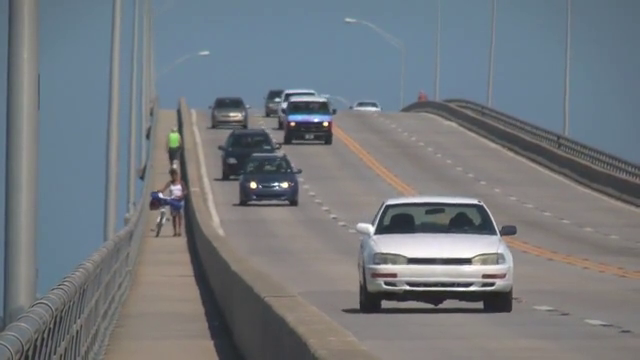
#> input picture frame 91 of Day 16/slow_traffic_small.mp4, 640 x 360 px, given in place of running.mp4, which was not available
$ jupyter execute --allow-errors 'Video Processing Day 1.ipynb'   (older library calls are emulated)   (text cells are left out)
#> lines starting #> are read from the running program, lines starting #| are printed output that depends on the picture; pictures that were not available may be replaced by others from this repository, and a replacement may not be noted
[cell 1]
import cv2

[cell 2]
cap = cv2.VideoCapture("running.mp4")

[cell 3]
cap = cv2.VideoCapture(0) # system cam

[cell 4]
cap = cv2.VideoCapture("running.mp4")
if cap.isOpened():
    print("video is succefully")
else:
    print("unable to open the video")

[cell 5]
# ret , frame = cap.read()
# ret  => True / False
# frame => actual video frame

cap = cv2.VideoCapture("running.mp4")
ret , frame = cap.read()
#> frame is the input picture: shape (360, 640, 3); mean B, G, R 126.6, 121.2, 115.7

if ret:
    cv2.imshow("First Frame", frame)
    cv2.waitKey(0)

cap.release()
cv2.destroyAllWindows()

[cell 6]
cap.release() # release => mem/ video file

[cell 7]
import cv2
cap = cv2.VideoCapture("running.mp4")

fps = cap.get(cv2.CAP_PROP_FPS)
fram_hei = cap.get(cv2.CAP_PROP_FRAME_HEIGHT)
fram_widt = cap.get(cv2.CAP_PROP_FRAME_WIDTH)
frame_Count = cap.get(cv2.CAP_PROP_FRAME_COUNT)

print("FPS: ", fps)
print("Frame Height: ", fram_hei)
print("Frame width: ", fram_widt)
print("Total Frame count: ", frame_Count)

cap.release()

[cell 8]
# CAP_PROP_POS_FRAMES
import cv2
cap = cv2.VideoCapture("running.mp4")
cap.set(cv2.CAP_PROP_POS_FRAMES, 100)
ret, frame = cap.read()
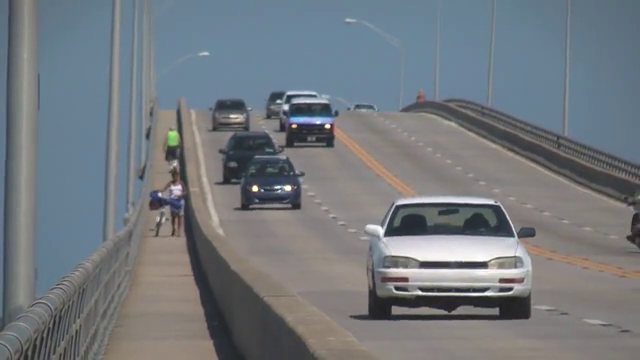
#> input picture frame 100 of Day 16/slow_traffic_small.mp4, 640 x 360 px, given in place of running.mp4, which was not available
#> frame is the input picture: shape (360, 640, 3); mean B, G, R 126.1, 120.8, 115.1

if ret:
    cv2.imshow("1000 Frame", frame)
    cv2.waitKey(0)

cap.release()
cv2.destroyAllWindows()

[cell 9]
#CAP_PROP_POS_MSEC
import cv2
cap = cv2.VideoCapture("running.mp4")
cap.set(cv2.CAP_PROP_POS_MSEC, 5000)
ret, frame = cap.read()
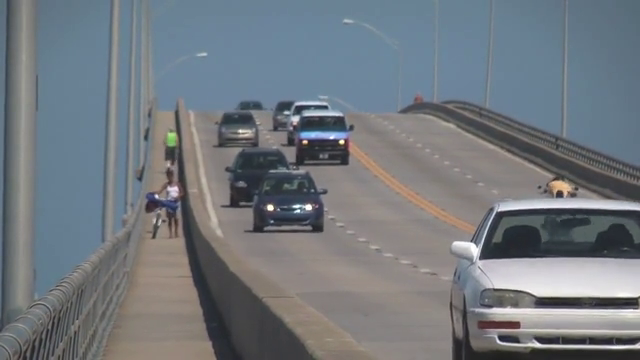
#> input picture frame 150 of Day 16/slow_traffic_small.mp4, 640 x 360 px, given in place of running.mp4, which was not available
#> frame is the input picture: shape (360, 640, 3); mean B, G, R 126.6, 120.6, 114.4

if ret:
    cv2.imshow("after 5 msec Frame", frame)
    cv2.waitKey(0)

cap.release()
cv2.destroyAllWindows()

#> (a cell that did not finish here is left out)

[cell 11]
# [14 lines of commented-out code are left out]

[cell 12]
import cv2
cap = cv2.VideoCapture("running.mp4")

if not cap.isOpened():
    print("unable to open")
    exit()
while True:
    ret, frame = cap.read()
    if not ret:
        break
    cv2.imshow("Video", frame)
    if cv2.waitKey(25) & 0xFF ==ord("q"):
#> (key q is pressed here)
        break
cap.release()
cv2.destroyAllWindows()

[cell 13]
cap.release()
cv2.destroyAllWindows()

# at end

[cell 14]
import cv2
cap = cv2.VideoCapture("running.mp4") # 1

if not cap.isOpened(): #2
    print("unable to open")
    exit()
while True:
    ret, frame = cap.read() #3
    if not ret:
        break
    cv2.imshow("Video", frame)  # 7
    if cv2.waitKey(25) & 0xFF ==ord("q"):  # 8
#> (key q is pressed here)

$ run again, starting later in the video
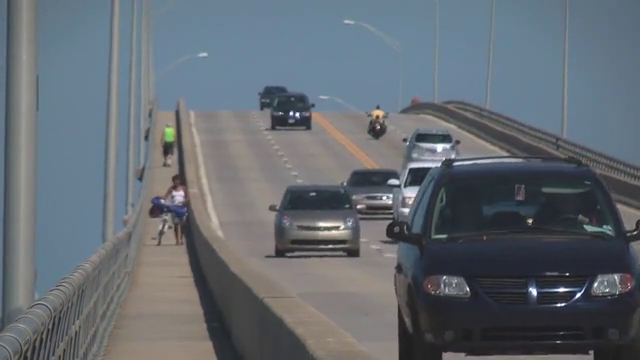
#> input picture frame 411 of Day 16/slow_traffic_small.mp4, 640 x 360 px, given in place of running.mp4, which was not available
#> frame is the input picture: shape (360, 640, 3); mean B, G, R 113.8, 106.6, 99.3
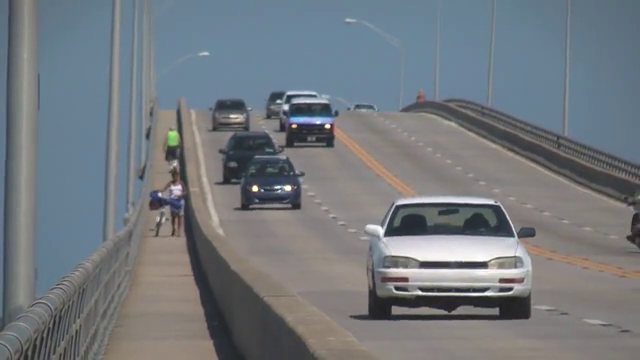
#> input picture frame 100 of Day 16/slow_traffic_small.mp4, 640 x 360 px, given in place of running.mp4, which was not available
#> frame is the input picture: shape (360, 640, 3); mean B, G, R 126.1, 120.8, 115.1
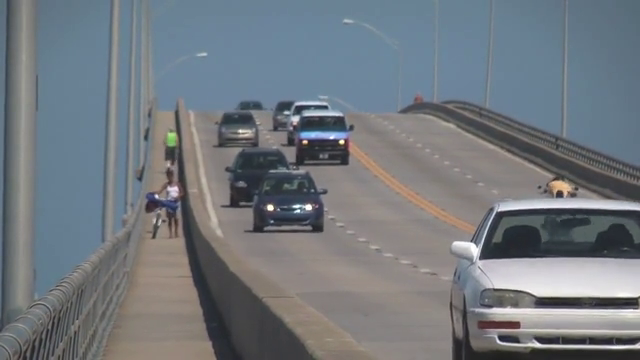
#> input picture frame 150 of Day 16/slow_traffic_small.mp4, 640 x 360 px, given in place of running.mp4, which was not available
#> frame is the input picture: shape (360, 640, 3); mean B, G, R 126.6, 120.6, 114.4

$ run again, starting later in the video
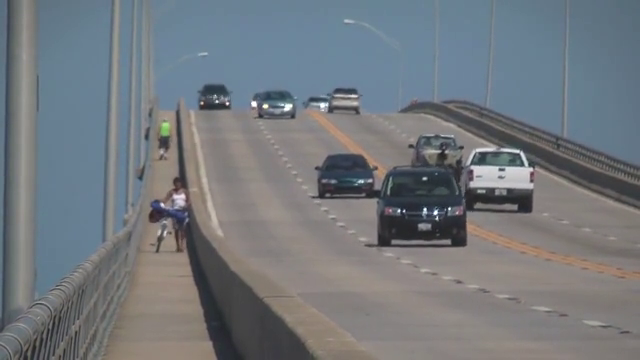
#> input picture frame 731 of Day 16/slow_traffic_small.mp4, 640 x 360 px, given in place of running.mp4, which was not available
#> frame is the input picture: shape (360, 640, 3); mean B, G, R 125.5, 120.3, 115.1
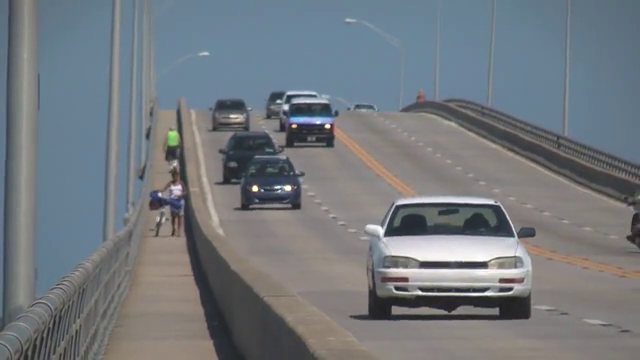
#> input picture frame 100 of Day 16/slow_traffic_small.mp4, 640 x 360 px, given in place of running.mp4, which was not available
#> frame is the input picture: shape (360, 640, 3); mean B, G, R 126.1, 120.8, 115.1
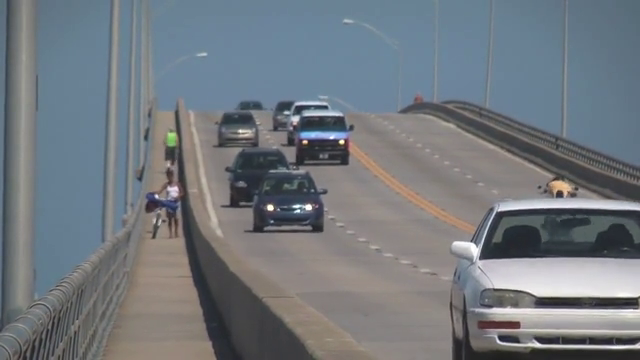
#> input picture frame 150 of Day 16/slow_traffic_small.mp4, 640 x 360 px, given in place of running.mp4, which was not available
#> frame is the input picture: shape (360, 640, 3); mean B, G, R 126.6, 120.6, 114.4
